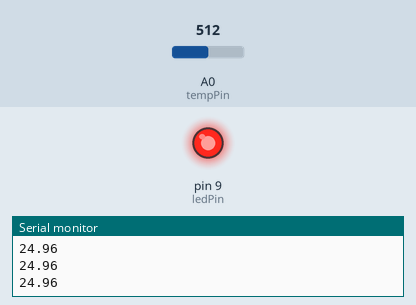
Bench run of a sketch on a simulated Arduino Uno, built with avr-gcc and run on an emulated ATmega328P. Shown: output pins drawn as LEDs (lit = HIGH), the last lines printed to the serial monitor. Inputs (shaded band) come from the test bench; at power-on: A0 (tempPin) = 512.

Above: at 1.3 s.
1.4 s: A0 (tempPin) set to 558
2.9 s: A0 (tempPin) set to 579
At 4.1 s:
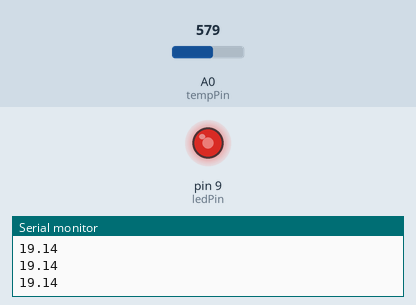
4.5 s: A0 (tempPin) set to 511
At 5.3 s:
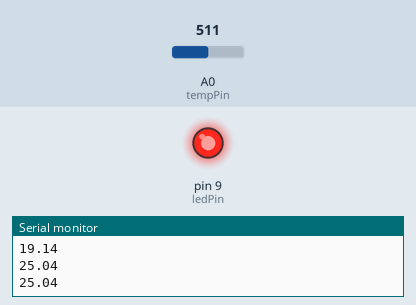
6.0 s: A0 (tempPin) set to 716
At 6.6 s:
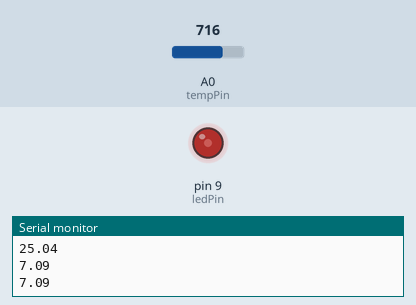
7.5 s: A0 (tempPin) set to 735
At 7.8 s:
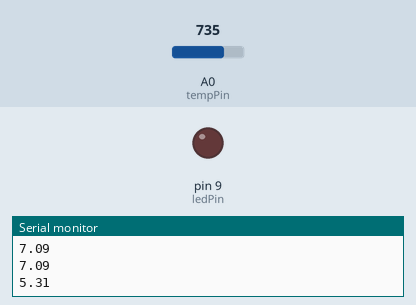
9.0 s: A0 (tempPin) set to 306
At 10.2 s:
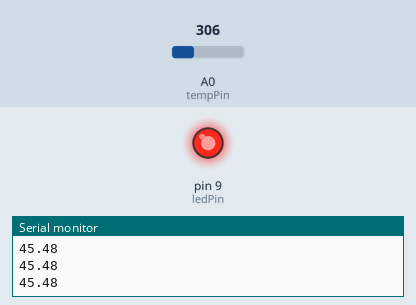
Timing chart, 0 to 11.5 s (numbered marks = the images above; inputs shaded):
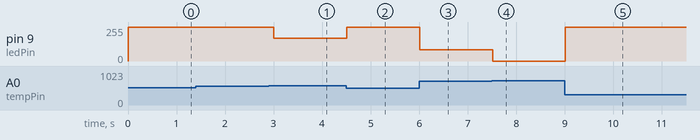

The sketch:

sketch.ino
```cpp
const int tempPin = A0;
const int ledPin = 9;

const float BETA = 3950;
const int brightnessLevels[] = {0, 85, 170, 255};

void setup() {
  pinMode(tempPin, INPUT);
  pinMode(ledPin, OUTPUT);
  Serial.begin(9600);
}

void loop() {
  int analogValue = analogRead(tempPin);

  float temperature = 1.0 / (log(1 / (1023.0 / analogValue - 1)) / BETA + (1.0 / 298.15)) - 273.15;

  Serial.println(temperature);

  int level = 0;

  if (temperature >= 0) {
    level = map(temperature, 0, 20, 0, 3);

    if (level < 0) level = 0;
    if (level > 3) level = 3;
  }

  int brightness = brightnessLevels[level];
  analogWrite(ledPin, brightness);
  delay(500);
}
```

Measured:
- the behaviour switches between 569 and 570 on A0 (tempPin) (found by bisection; images 0 and 1)
- the behaviour switches between 716 and 717 on A0 (tempPin) (found by bisection; images 3 and 4)
- after the input at 2.9 s, pin 9 (ledPin): 255/255 → 170/255 after 0.11 s
- after the input at 4.5 s, pin 9 (ledPin): 170/255 → 255/255 at once
- after the input at 6.0 s, pin 9 (ledPin): 255/255 → 85/255 at once
- after the input at 7.5 s, pin 9 (ledPin): 85/255 → 0/255 at once
- after the input at 9.0 s, pin 9 (ledPin): 0/255 → 255/255 at once
